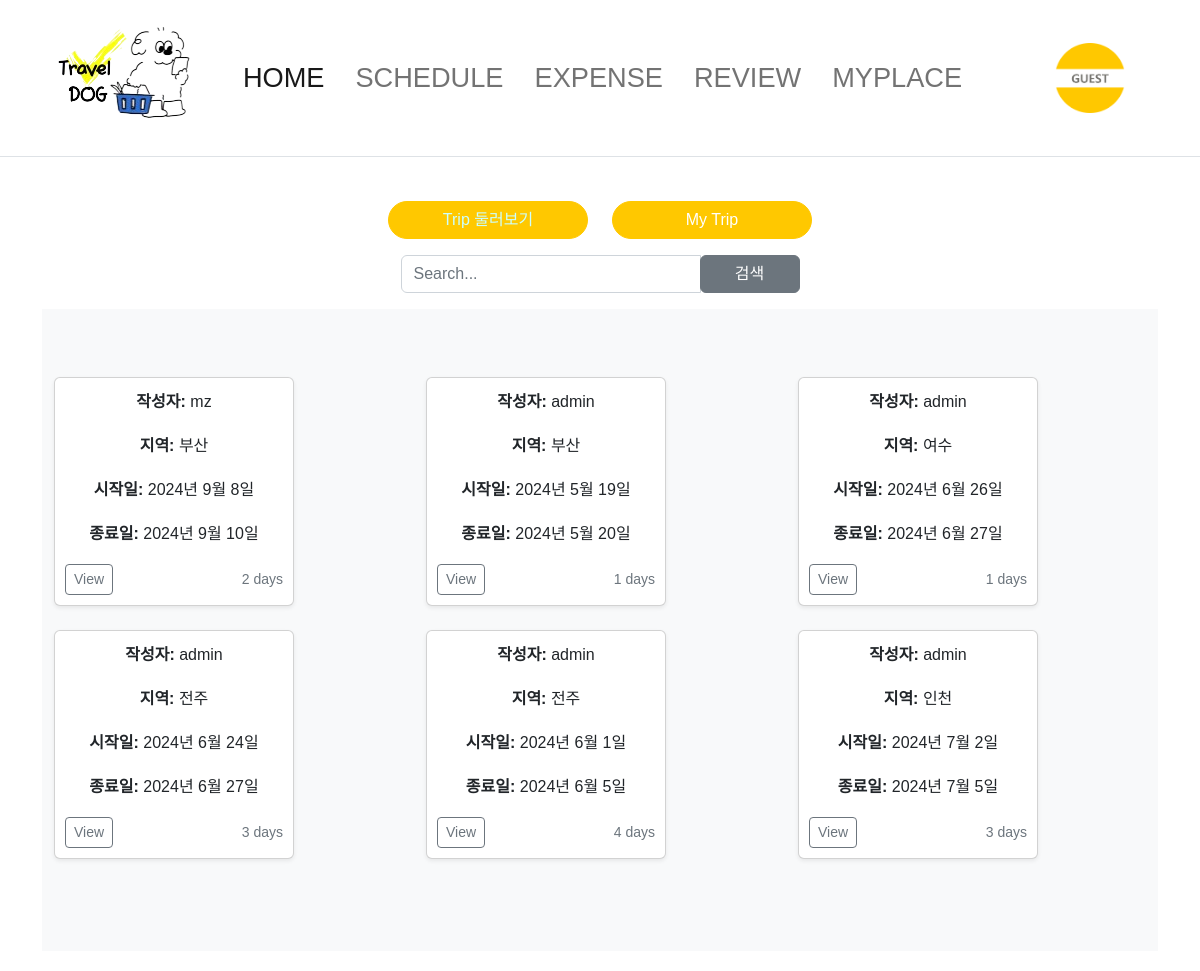
The app's page /review/index/, older data.
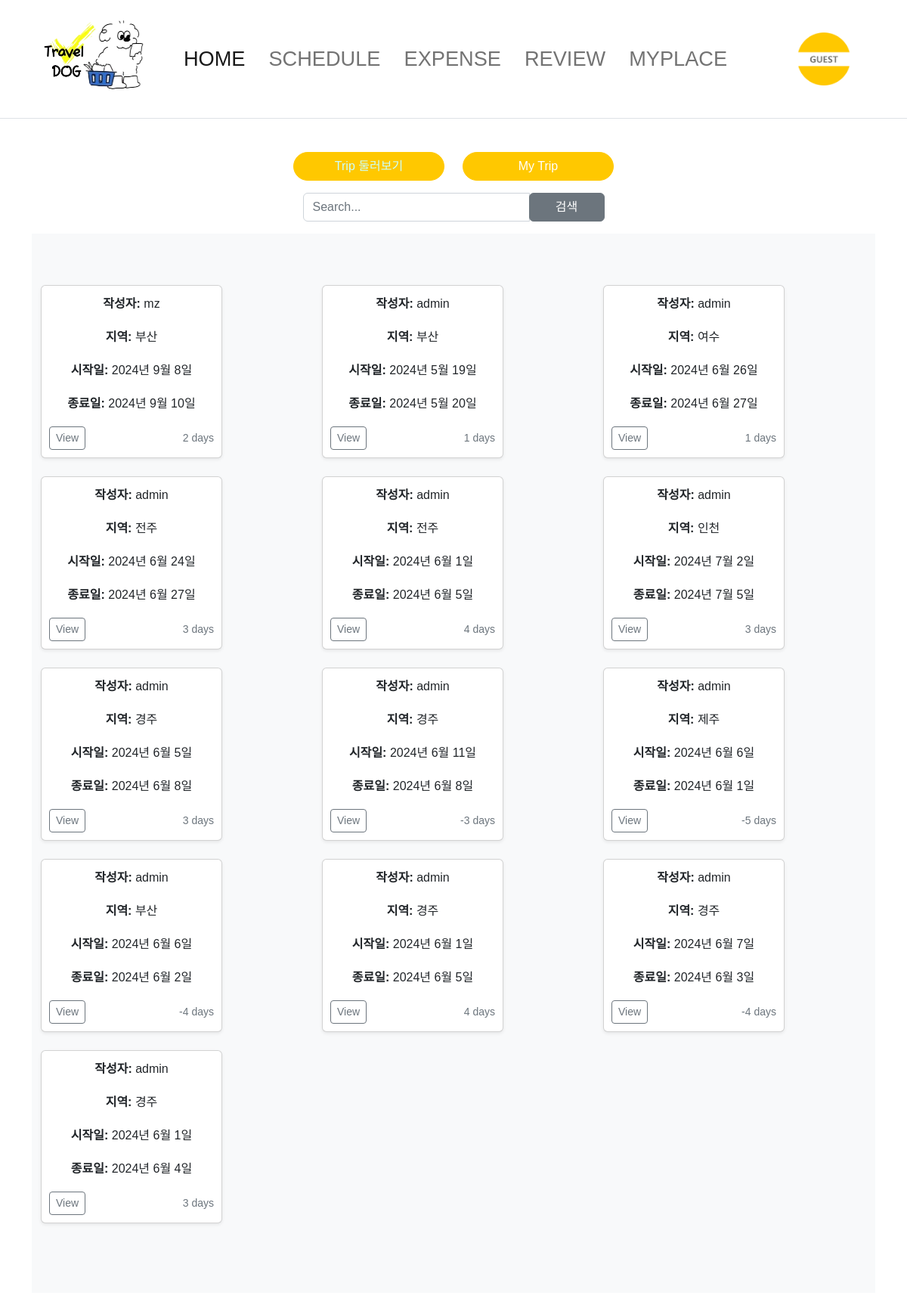
The same page, newer data.
### trips/models.py (models this page shows, shortened)
class Trip(models.Model):
    user = models.ForeignKey(User, on_delete=models.CASCADE)
    region = models.ForeignKey(Region, on_delete=models.CASCADE)
    start_date = models.DateField()
    end_date = models.DateField()
    def duration(self):
        return (self.end_date - self.start_date).days

class Region(models.Model):
    name = models.CharField(max_length=100)
    image = models.FileField(upload_to='symbol/', blank=True, null=True)
    def __str__(self):
        return self.name

### review/views.py (the view)
# urls.py: path("", views.index),
def index(request):
    userId = request.user.id
    query = request.GET.get('topic', '')
    print('쿼리:', query)
    trips = Trip.objects.all()
    imageList = {}  # {trip1: [imgurl1, imgurl2, ...], trip2: [imgurl1, imgurl2, ...], ...}
    for trip in trips:
        tripDetails = TripDetail.objects.filter(trip_id=trip.id)
        for detail in tripDetails:
            try:
                imgs = []
                border = Border.objects.get(trip_detail=detail)
                images = BorderImage.objects.filter(border_id=border.id)
                for img in images:
                    imgs.append(img.image.url)
                imageList[trip.id] = imgs
            except:
                imageList[trip.id] = []
    if query:
        tripdetails = TripDetail.objects.filter(context__icontains=f'#{query}')
        detailList = {}  # {tripId: [details]}
        for d in tripdetails:
            if d.trip.id not in detailList:
                detailList[d.trip.id] = []
            detailList[d.trip.id].append(d)
        content = {
            'detailList': detailList,
            'userId': userId,
            'topic': query,
            'imageList': imageList,
        }
        return render(request, 'review/index.html', content)
    else:
        content = {
            'trips': trips,
            'userId': userId,
            'imageList': imageList,
        }
        return render(request, 'review/index.html', content)

### template/review/index.html (shortened to what this page needs)
{% extends 'index.html' %}
{% block content %}
{% load humanize %}
<div>
    <form method="get">
        <div class="row mb-3 justify-content-center">
            <div class="col-auto">
                <button class="btn btn-primary rounded-pill px-3" type="button" style="width: 200px; color: rgb(204, 255, 255);"
                onclick="location.href='/review/index/'">Trip 둘러보기</button>
            </div>
            <div class="col-auto">
                <button class="btn btn-warning rounded-pill px-3" type="button" style="width: 200px;"
                onclick="location.href='/review/detail/{{userId}}/'">My Trip</button>
            </div>
        </div>
        <div class="row mb-3 justify-content-center">
            <div class="col-auto">
                <div class="input-group">
                    <input type="text" name="topic" class="form-control search-input" placeholder="Search..." style="width: 300px;">
                    <div class="input-group-append">
                        <button type="submit" class="btn btn-secondary" style="width: 100px;">검색</button>
                    </div>
                </div>
            </div>
        </div>
    </form>
    {% if topic %}
    <div class="album py-5 bg-light">
        <div class="container">
            <div class="row">
                {% for tId, details in detailList.items %}
                {% for detail in details %}
                <div class="col-md-4">
                    <div class="card mb-4 shadow-sm" style="width: 15rem; height: auto;">
                        {% if tId in imageList %}
                        {% for tripId, image in imageList.items %}
                            {% for img in image %}
                                {% if tId == tripId and forloop.first %}
                                <img src="{{ img }}" class="card-img-top" style="width: 100%; height: 150px; object-fit: cover;" alt="{{ detail.destination.name }}">
                                {% endif %}
                            {% endfor %}
                        {% endfor %}
                        {% endif %}
                        <div class="card-body" style="padding: 10px;">
                            <p class="card-text"><strong>장소:</strong> {{ detail.destination.name }}</p>
                            <p class="card-text"><strong>비용:</strong> {{ detail.expense|floatformat:0|intcomma }}</p>
                            <p class="card-text"><strong>내용:</strong> {{ detail.context }}</p>
                            <div class="d-flex justify-content-between align-items-center">
                                <div class="btn-group">
                                    <button type="button" class="btn btn-sm btn-outline-secondary"
                                    onclick="location.href='/review/tripDetail/{{tId}}/'">View</button>
                                </div>
                            </div>
                        </div>
                    </div>
                </div>
                {% endfor %}
                {% endfor %}
            </div>
        </div>
    </div>
    {% elif trips %}
    <div class="album py-5 bg-light">
        <div class="container">
            <div class="row">
                {% for trip in trips %}
                <div class="col-md-4">
                    <div class="card mb-4 shadow-sm" style="width: 15rem; height: auto;">
                        <div class="card-body" style="padding: 10px;">
                            <p class="card-text"><strong>작성자:</strong> {{ trip.user }}</p>
                            <p class="card-text"><strong>지역:</strong> {{ trip.region }}</p>
                            <p class="card-text"><strong>시작일:</strong> {{ trip.start_date }}</p>
                            <p class="card-text"><strong>종료일:</strong> {{ trip.end_date }}</p>
                            <div class="d-flex justify-content-between align-items-center">
                                <div class="btn-group">
                                    <button type="button" class="btn btn-sm btn-outline-secondary"
                                    onclick="location.href='/review/tripDetail/{{trip.id}}/'">View</button>
                                </div>
                                <small class="text-muted">{{ trip.duration }} days</small>
                            </div>
                        </div>
                    </div>
                </div>
                {% endfor %}
            </div>
        </div>
    </div>
    {% else %}
    <p class="text-center">게시물이 없습니다.</p>
    {% endif %}
</div>
{% endblock %}

### template/index.html (shortened to what this page needs)
<!DOCTYPE html>
<html lang="en">
<head>
  <link rel="stylesheet" href="https://cdn.jsdelivr.net/npm/bootstrap@5.3.3/dist/css/bootstrap.min.css">
  {% load static %}
  <link rel="stylesheet" type="text/css" href="{% static 'css/styles.css' %}">
</head>
{% block body %}
<div class="d-flex justify-content-center" style="width: 100%; height: auto;">
    <header class="d-flex flex-wrap align-items-center py-4 mb-4 border-bottom"  style="width:100%;">
      <div class="col mb-2 mb-md-2 d-flex justify-content-center header-logo">
        <a href="/home/" class="d-inline-flex link-body-emphasis text-decoration-none">
          <img src="/static/강아지-로고_최종.png" alt="로고">
        </a>
      </div>
      <nav class="navbar navbar-expand-lg col d-flex justify-content-center" style="margin:0;">
          <div class="collapse navbar-collapse" id="navbarResponsive">
            <ul class="navbar-nav ms-auto text-uppercase py-4 py-lg-0" style="font-size: 1.7rem;">
              <li class="nav-item" style="margin-right: 15px;"><a class="nav-link active" href="/home/">HoME</a></li>
              <li class="nav-item" style="margin-right: 15px;"><a class="nav-link" href="/trips/index/">SCHEDULE</a></li>
              <li class="nav-item" style="margin-right: 15px;"><a class="nav-link" href="/expense/">EXPENSE</a></li>
              <li class="nav-item" style="margin-right: 15px;"><a class="nav-link" href="/review/index/">REVIEW</a></li>
              <li class="nav-item" style="margin-right: 15px;"><a class="nav-link" href="/myplace/">MYPLACE</a></li>
            </ul>
        </div>
      </nav>
      <div class="col text-end  d-flex justify-content-center">
        {% if user.is_active %}
          <div class="d-flex align-items-center">
            <div class="d-flex flex-column align-items-left mx-0">
              <img src="/static/로그인로고.gif" alt="로그인 로고" onclick="document.location.href='/account/logout/'" style="height: 70px; margin-right: 5px;" onclick="" id="login">
            </div>
            <div class="d-flex flex-column align-items-left">
              <p style="font-size: 1.2rem; margin-bottom: -10px;">{{ user }}님</p>
              <button type="button" class="btn" onclick="document.location.href='/account/myinfo/'" id="myinfo" style="font-size: 1.2rem; margin-top: -2px; margin-bottom: -10px;">INFO</button>
              <button type="button" class="btn" onclick="document.location.href='/managetrip'" id="myinfo" style="font-size: 1.2rem; margin-top: -4px; margin-right: -30px;">MANAGE</button>
            </div>
          </div>
        {% else %}
          <div class="d-flex align-items-center">
          <div class="d-flex flex-column align-items-left mx-0">
            <img src="/static/게스트로고.PNG" alt="게스트 로고" style="height: 70px; margin-right: 5px;" onclick="document.location.href='/account/login/'" id="login">
          </div>
        {% endif %}
      </div>
    </header>
</div>
{% endblock %}
  <div class="container">
    {% block content %}{% endblock %}
  </div>
</body>
</html>

Row changes from the older to the newer data that the page shows:
added Trip: user "admin", region "경주", start_date "2024년 6월 5일", end_date "2024년 6월 8일", duration "3"
added Trip: user "admin", region "경주", start_date "2024년 6월 11일", end_date "2024년 6월 8일", duration "-3"
added Trip: user "admin", region "제주", start_date "2024년 6월 6일", end_date "2024년 6월 1일", duration "-5"
added Trip: user "admin", region "부산", start_date "2024년 6월 6일", end_date "2024년 6월 2일", duration "-4"
added Trip: user "admin", region "경주", start_date "2024년 6월 1일", end_date "2024년 6월 5일", duration "4"
added Trip: user "admin", region "경주", start_date "2024년 6월 7일", end_date "2024년 6월 3일", duration "-4"
added Trip: user "admin", region "경주", start_date "2024년 6월 1일", end_date "2024년 6월 4일", duration "3"
